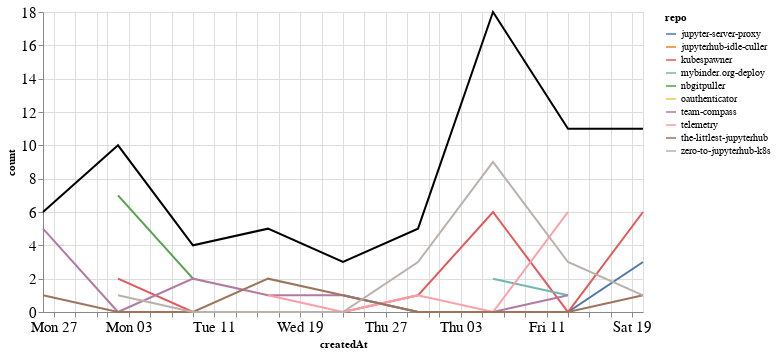

Write notebook code for a chart like this one.
### Markdown cell above
## Comments

### Code cell
comments_time = comments.groupby('repo').resample('W', on='createdAt').count()['author'].reset_index()
comments_time = comments_time.rename(columns={'author': 'count'})
comments_time_total = comments_time.groupby('createdAt').agg({"count": "sum"}).reset_index()
ch1 = alt.Chart(comments_time, width=600).mark_line().encode(
    x='createdAt',
    y='count',
    color='repo',
    tooltip="repo"
)

ch2 = alt.Chart(comments_time_total, width=600).mark_line(color="black").encode(
    x='createdAt',
    y='count',
)

ch1 + ch2

### Figure 1 — Vega-Lite specification as saved in the notebook (floating-point values rounded to 4 significant figures)
{"config": {"axisLeft": {"labelFontSize": 15}, "axisBottom": {"labelFontSize": 15}}, "layer": [{"data": {"name": "data-db116c8359045e152b058f0ec70b1c34"}, "mark": "line", "encoding": {"color": {"type": "nominal", "field": "repo"}, "tooltip": {"type": "nominal", "field": "repo"}, "x": {"type": "temporal", "field": "createdAt"}, "y": {"type": "quantitative", "field": "count"}}, "width": 600}, {"data": {"name": "data-abe2675392e477866c4bda98e3071fe9"}, "mark": {"type": "line", "color": "black"}, "encoding": {"x": {"type": "temporal", "field": "createdAt"}, "y": {"type": "quantitative", "field": "count"}}, "width": 600}], "$schema": "https://vega.github.io/schema/vega-lite/v4.8.1.json", "datasets": {"data-db116c8359045e152b058f0ec70b1c34": [{"repo": "jupyter-server-proxy", "createdAt": "2020-08-23T00:00:00", "count": 1}, {"repo": "jupyter-server-proxy", "createdAt": "2020-08-30T00:00:00", "count": 0}, {"repo": "jupyter-server-proxy", "createdAt": "2020-09-06T00:00:00", "count": 0}, {"repo": "jupyter-server-proxy", "createdAt": "2020-09-13T00:00:00", "count": 0}, {"repo": "jupyter-server-proxy", "createdAt": "2020-09-20T00:00:00", "count": 3}, {"repo": "jupyterhub-idle-culler", "createdAt": "2020-08-16T00:00:00", "count": 1}, {"repo": "kubespawner", "createdAt": "2020-08-02T00:00:00", "count": 2}, {"repo": "kubespawner", "createdAt": "2020-08-09T00:00:00", "count": 0}, {"repo": "kubespawner", "createdAt": "2020-08-16T00:00:00", "count": 0}, {"repo": "kubespawner", "createdAt": "2020-08-23T00:00:00", "count": 0}, {"repo": "kubespawner", "createdAt": "2020-08-30T00:00:00", "count": 1}, {"repo": "kubespawner", "createdAt": "2020-09-06T00:00:00", "count": 6}, {"repo": "kubespawner", "createdAt": "2020-09-13T00:00:00", "count": 0}, {"repo": "kubespawner", "createdAt": "2020-09-20T00:00:00", "count": 6}, {"repo": "mybinder.org-deploy", "createdAt": "2020-09-06T00:00:00", "count": 2}, {"repo": "mybinder.org-deploy", "createdAt": "2020-09-13T00:00:00", "count": 1}, {"repo": "nbgitpuller", "createdAt": "2020-08-02T00:00:00", "count": 7}, {"repo": "nbgitpuller", "createdAt": "2020-08-09T00:00:00", "count": 2}, {"repo": "oauthenticator", "createdAt": "2020-09-06T00:00:00", "count": 1}, {"repo": "team-compass", "createdAt": "2020-07-26T00:00:00", "count": 5}, {"repo": "team-compass", "createdAt": "2020-08-02T00:00:00", "count": 0}, {"repo": "team-compass", "createdAt": "2020-08-09T00:00:00", "count": 2}, {"repo": "team-compass", "createdAt": "2020-08-16T00:00:00", "count": 1}, {"repo": "team-compass", "createdAt": "2020-08-23T00:00:00", "count": 1}, {"repo": "team-compass", "createdAt": "2020-08-30T00:00:00", "count": 0}, {"repo": "team-compass", "createdAt": "2020-09-06T00:00:00", "count": 0}, {"repo": "team-compass", "createdAt": "2020-09-13T00:00:00", "count": 1}, {"repo": "telemetry", "createdAt": "2020-08-16T00:00:00", "count": 1}, {"repo": "telemetry", "createdAt": "2020-08-23T00:00:00", "count": 0}, {"repo": "telemetry", "createdAt": "2020-08-30T00:00:00", "count": 1}, {"repo": "telemetry", "createdAt": "2020-09-06T00:00:00", "count": 0}, {"repo": "telemetry", "createdAt": "2020-09-13T00:00:00", "count": 6}, {"repo": "the-littlest-jupyterhub", "createdAt": "2020-07-26T00:00:00", "count": 1}, {"repo": "the-littlest-jupyterhub", "createdAt": "2020-08-02T00:00:00", "count": 0}, {"repo": "the-littlest-jupyterhub", "createdAt": "2020-08-09T00:00:00", "count": 0}, {"repo": "the-littlest-jupyterhub", "createdAt": "2020-08-16T00:00:00", "count": 2}, {"repo": "the-littlest-jupyterhub", "createdAt": "2020-08-23T00:00:00", "count": 1}, {"repo": "the-littlest-jupyterhub", "createdAt": "2020-08-30T00:00:00", "count": 0}, {"repo": "the-littlest-jupyterhub", "createdAt": "2020-09-06T00:00:00", "count": 0}, {"repo": "the-littlest-jupyterhub", "createdAt": "2020-09-13T00:00:00", "count": 0}, {"repo": "the-littlest-jupyterhub", "createdAt": "2020-09-20T00:00:00", "count": 1}, {"repo": "zero-to-jupyterhub-k8s", "createdAt": "2020-08-02T00:00:00", "count": 1}, {"repo": "zero-to-jupyterhub-k8s", "createdAt": "2020-08-09T00:00:00", "count": 0}, {"repo": "zero-to-jupyterhub-k8s", "createdAt": "2020-08-16T00:00:00", "count": 0}, {"repo": "zero-to-jupyterhub-k8s", "createdAt": "2020-08-23T00:00:00", "count": 0}, {"repo": "zero-to-jupyterhub-k8s", "createdAt": "2020-08-30T00:00:00", "count": 3}, {"repo": "zero-to-jupyterhub-k8s", "createdAt": "2020-09-06T00:00:00", "count": 9}, {"repo": "zero-to-jupyterhub-k8s", "createdAt": "2020-09-13T00:00:00", "count": 3}, {"repo": "zero-to-jupyterhub-k8s", "createdAt": "2020-09-20T00:00:00", "count": 1}], "data-abe2675392e477866c4bda98e3071fe9": [{"createdAt": "2020-07-26T00:00:00", "count": 6}, {"createdAt": "2020-08-02T00:00:00", "count": 10}, {"createdAt": "2020-08-09T00:00:00", "count": 4}, {"createdAt": "2020-08-16T00:00:00", "count": 5}, {"createdAt": "2020-08-23T00:00:00", "count": 3}, {"createdAt": "2020-08-30T00:00:00", "count": 5}, {"createdAt": "2020-09-06T00:00:00", "count": 18}, {"createdAt": "2020-09-13T00:00:00", "count": 11}, {"createdAt": "2020-09-20T00:00:00", "count": 11}]}}
